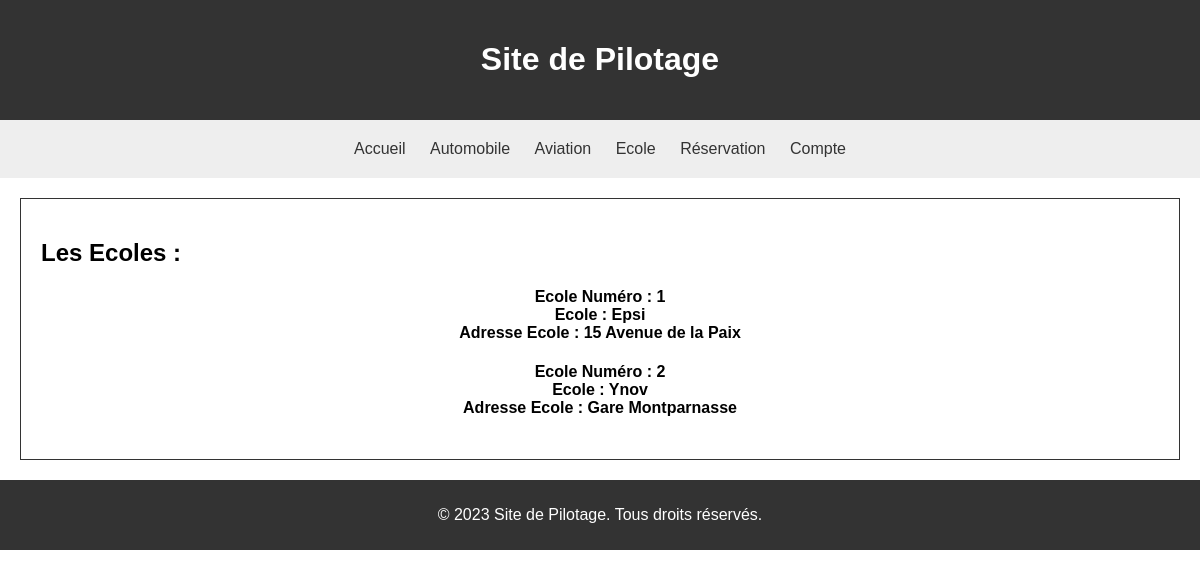
Page /ecole/ on the committed database.
### src/models.py (models this page shows, shortened)
class EcolePilotage(models.Model):
    id_ecole = models.IntegerField(primary_key=True)
    nom_ecole = models.CharField(max_length=300, default="Epsi")
    adresse_ecole = models.CharField(max_length=400)

### src/views.py (the view)
# urls.py: path('ecole/',views.ecole_index, name='ecole_index'),
def ecole_index(request):
    ecoles = EcolePilotage.objects.all()
    data = {'ecoles':ecoles}
    return render(request, 'ecole/index.html', data)

### src/templates/ecole/index.html (shortened to what this page needs)
{% extends 'block/base.html' %}
{% block corp %}
    <section>
    <h2>Les Ecoles :</h2>
    {% for ecole in ecoles %}
        <h4>
            <a href="../ecole/{{ ecole.id_ecole }}">
                Ecole Numéro : {{ ecole.id_ecole }}<br/>
                Ecole : {{ ecole.nom_ecole }}<br/>
                Adresse Ecole : {{ ecole.adresse_ecole }}<br/>
            </a>
        </h4>
    {% endfor %}
    </section>
{% endblock %}

### public/css/style.css (style rules this page uses)
body { font-family: Arial, sans-serif; margin: 0; padding: 0; }
section { margin: 20px; padding: 20px; background-color: #fff; border: 1px solid #333; }
section h2 { text-align: left; }
section h4 { text-align: center; }
section h4 a { text-decoration: none; color: black; transition: font-size 1s ease; }

### rows in the picture
EcolePilotage: id_ecole "1", nom_ecole "Epsi", adresse_ecole "15 Avenue de la Paix"
EcolePilotage: id_ecole "2", nom_ecole "Ynov", adresse_ecole "Gare Montparnasse"
